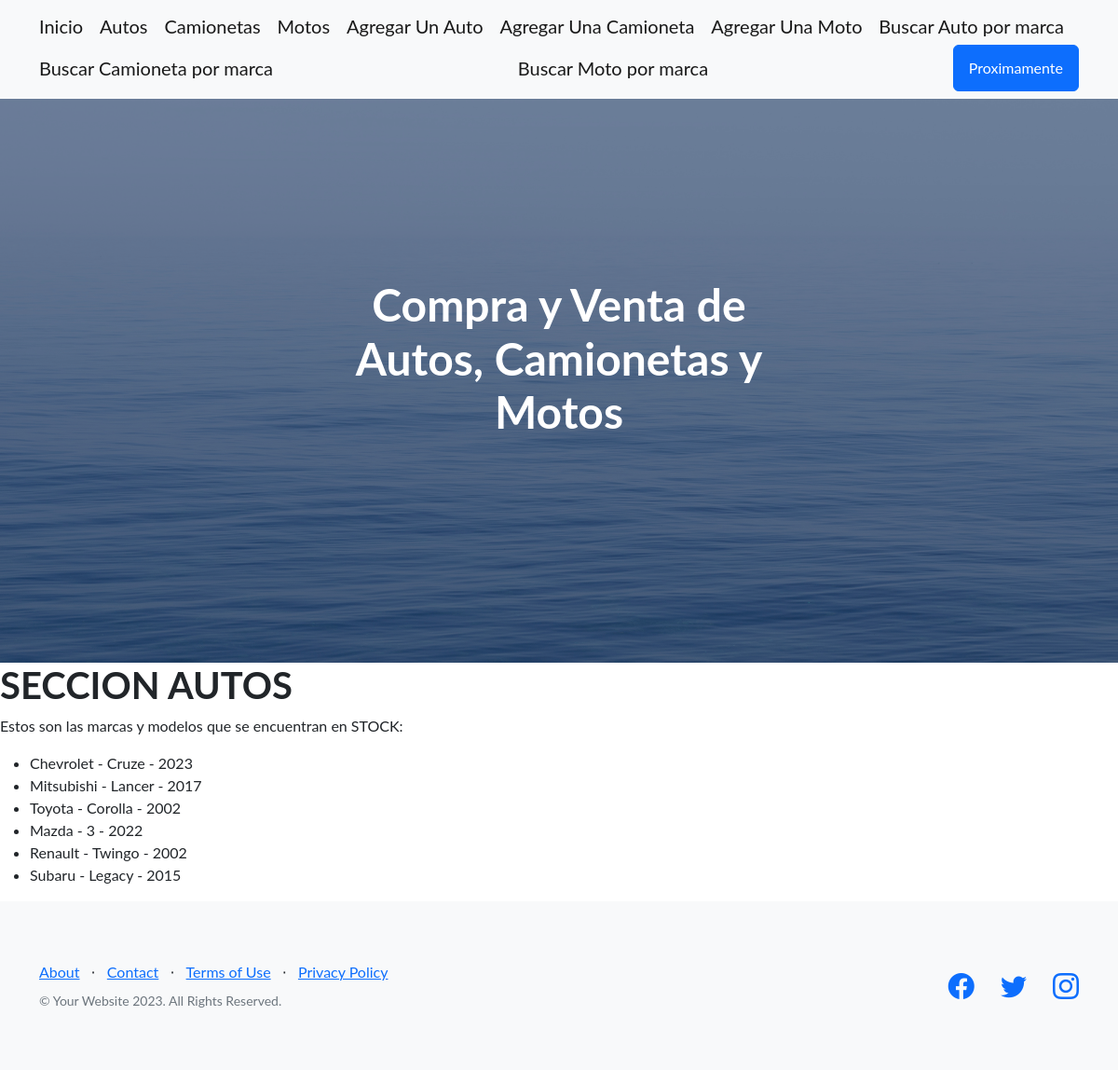
/CompraVenta/stock-autos/, run on the app's committed database.
### CompraVenta/models.py (models this page shows)
class Auto(models.Model):
    marca = models.CharField(max_length=50)
    modelo = models.CharField(max_length=50)
    anio = models.IntegerField()
    def __str__(self):
        return f'{self.marca} - {self.modelo} - {self.anio}'

### CompraVenta/views.py (the view)
# urls.py: path('stock-autos/', stock_autos, name="Stock_Autos"),
def stock_autos(req):
     stock = Auto.objects.all()
     return render(req, "stock_autos.html", {"stock_autos": stock})

### CompraVenta/templates/stock_autos.html
{% extends 'padre.html' %}
{% block ContenidoQueCambia %}
<h1>SECCION AUTOS</h1>
<p>Estos son las marcas y modelos que se encuentran en STOCK:</p>
    <ul>
        {% for auto in stock_autos  %}
            <li>{{auto}}</li>
        {% endfor %}
    </ul>
{% endblock ContenidoQueCambia %}

### data on the page
Auto: marca+modelo+anio "Chevrolet - Cruze - 2023"
Auto: marca+modelo+anio "Mitsubishi - Lancer - 2017"
Auto: marca+modelo+anio "Toyota - Corolla - 2002"
Auto: marca+modelo+anio "Mazda - 3 - 2022"
Auto: marca+modelo+anio "Renault - Twingo - 2002"
Auto: marca+modelo+anio "Subaru - Legacy - 2015"
